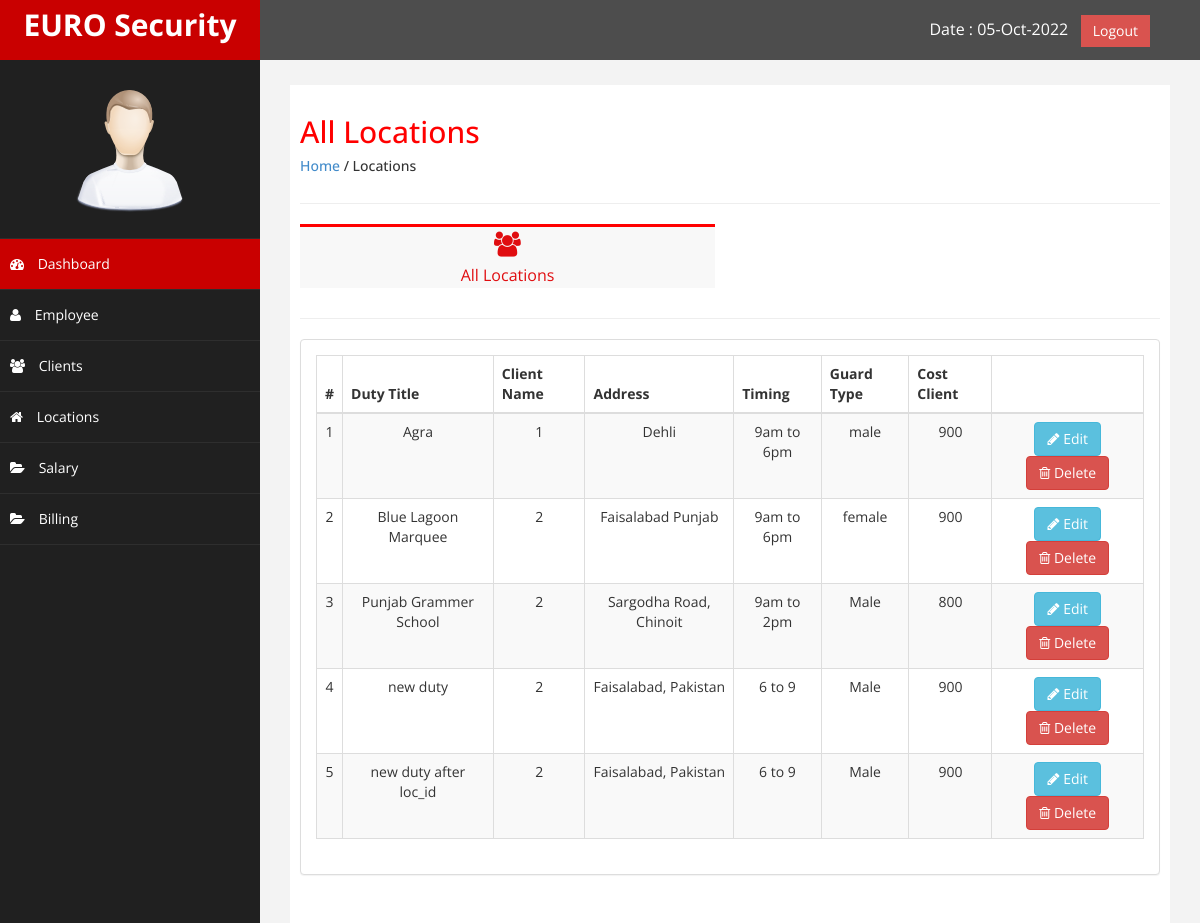
Page /locations.php (signed in) on the committed database.
### tables this page shows
CREATE TABLE `locations` (
  `loc_id` int(55) NOT NULL,
  `duty_title` varchar(255) NOT NULL,
  `client_id` int(55) NOT NULL,
  `duty_address` varchar(255) NOT NULL,
  `duty_timing` varchar(20) NOT NULL,
  `guard_type` varchar(20) NOT NULL,
  `cost_client` varchar(20) NOT NULL,
  `date_added` date NOT NULL
);

### locations.php (the view, shortened to what this page needs)
<?php
include('config.php');
include ('header.php');
include('sidebar.php');
?>
<div id="page-wrapper" >
	<div id="page-inner">
		<div class="row">
			<div class="col-md-12">
				<h2>All Locations</h2>
				<h5><a href="dashboard.php">Home</a> / Locations</h5>
			</div>
		</div>
		<hr />
		<div class="row">
			<div class="col-md-6 col-sm-6 col-xs-6">
				<a href="#" class="employee_button">
				<div class=" noti-box" style="text-align: center;">
						<i class="fa fa-users" style="font-size: 25px; padding-top: 5px;"></i>
						<p>All Locations</p>
				</div>
				</a>
			</div>
             <div class="col-md-6 col-sm-6 col-xs-6">
			</div>
		</div>
		<hr />
                <div class="row" >
                    <div class="col-md-12 col-sm-12 col-xs-12">
                    <div class="panel panel-default">
                        <div class="panel-body">
                            <div class="table-responsive">
                                <table class="table table-striped table-bordered table-hover text-center">
									<?php
	$page_rows = 10;
	$pagenum = 1;
	$limit = 'LIMIT ' .($pagenum - 1) * $page_rows .',' .$page_rows;
	$nquery=mysqli_query($connect,"SELECT * FROM `locations`  $limit");
$n = 0;
?>
                                    <thead>
                                        <tr class="text-center">
                                            <th>#</th>
                                            <th>Duty Title</th>
                                            <th>Client Name</th>
											 <th>Address</th>
											 <th>Timing</th>
											 <th>Guard Type</th>
											 <th>Cost Client</th>
											 <th> </th>
                                        </tr>
                                    </thead>
                                    <tbody>
										<?php
                                    while($crow = mysqli_fetch_array($nquery)){
										$n++;
                                    ?>
                                        <tr>
                                            <td><?php echo $n; ?></td>
                                            <td><?php echo $crow['duty_title']; ?></td>
                                            <td><?php echo $crow['client_id']; ?> </td>
											<td><?php echo $crow['duty_address']; ?></td>
                                            <td><?php echo $crow['duty_timing']; ?></td>
                                            <td><?php echo $crow['guard_type']; ?> </td>
											<td><?php echo $crow['cost_client']; ?> </td>
                                            <td><a href="location-details.php?loc_id=<?php echo $crow['loc_id'];?> & client_id=<?php echo $crow['client_id'];?>">
												<button class="btn btn-info"><i class="fa fa-pencil"></i> Edit</button>
												</a>
												<button class="btn btn-danger"><i class="fa fa-trash-o"></i> Delete</button>
                                        </tr>
                                      <?php
                                    }
                                ?>
                                    </tbody>
                                </table>
                            </div>
                        </div>
                    </div>
                    </div>
                </div>
    </div>
            </div>
<?php
include('footer.php');
?>

### css/custom.css (style rules this page uses)
body { font-family: 'Open Sans', sans-serif; }
#page-wrapper { padding: 15px 15px; min-height: 600px; background:#F3F3F3; }
#page-inner { width:100%; margin:10px 20px 10px 0px; background-color:#fff!important; padding:10px; min-height:1200px; }
.text-center { text-align:center; }
h2 { color: #f00; }
p { font-size:16px; line-height:25px; padding-top:5px; }
a { text-decoration: none; }
.noti-box { min-height: 40px; background: #F8F8F8; border-top: 3px solid #f00; }
.employee_button { text-decoration: none; color:#E00D10; }
@media (min-width:768px) { #page-wrapper { margin: 0 0 0 260px; padding: 15px 30px; min-height: 1200px; } }

### rows in the picture
locations: duty_title "Agra", client "1", duty_address "Dehli", duty_timing "9am to 6pm", guard_type "male", cost_client "900"
locations: duty_title "Blue Lagoon Marquee", client "2", duty_address "Faisalabad Punjab", duty_timing "9am to 6pm", guard_type "female", cost_client "900"
locations: duty_title "Punjab Grammer School", client "2", duty_address "Sargodha Road, Chinoit", duty_timing "9am to 2pm", guard_type "Male", cost_client "800"
locations: duty_title "new duty", client "2", duty_address "Faisalabad, Pakistan", duty_timing "6 to 9", guard_type "Male", cost_client "900"
locations: duty_title "new duty after loc_id", client "2", duty_address "Faisalabad, Pakistan", duty_timing "6 to 9", guard_type "Male", cost_client "900"
